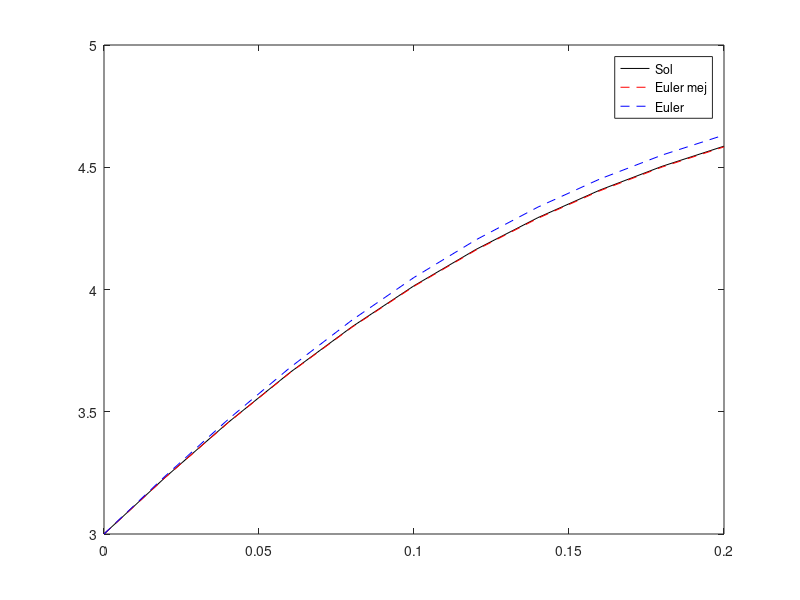

The MATLAB source for this figure:
%%% EJEMPLO 1
%a=0; b=5; N=100; T0=0; x0=1;
%f=@(t,x)[x];
%sol=@(t)[exp(t)];

%%EJERCICIO 1
%a=0; b=0.2; N=10; T0=0; x0=-1;
%f=@(t,x)[2.*(x.^3)];
%sol=@(t)[-1./(sqrt(1-4.*t))];

%%% OTRA FUNCION : EJEMPLO DE ECUACION EXACTA %%%
% a=1; b=3; N=10; T0=1; x0=3;
% f=@(t,x)[(-2.*t+x)./(2.*x-t)];
% sol=@(t)[t./2 + sqrt((t./2).^2-(t.^2-7))];

%%EJERCICIO PRACTICA 4 N=5
a=0; b=0.2; N = 10; T0=0; x0=3;
f=@(t,x)[2.*x.*(5 - x)];
sol=@(t)[5./(1 + (2/3).*exp(-10.*t))];

h=(b-a)./N;
t=zeros(N+1,1);
w=zeros(N+1,1);
t(1)=a;
w(1)=x0;
for k=1:N
    t(k+1)=a+h*k;
    w(k+1)=w(k)+h*f(t(k),w(k));
end
q = sol(t);

t2(1)=a;
w2(1)=x0;
for k=1:N
    t2(k+1)=a+h*k;
    wE(k+1)=w2(k)+h*f(t2(k),w2(k));
    w2(k+1)=w2(k)+h*((f(t2(k),w2(k))+f(t2(k+1),wE(k+1)))/2);
end

plot(t,q,'black',t2,w2,'red--',t,w,'blue--')
legend("Sol", "Euler mej", "Euler")

EGT1 = abs(sol(b) - w(N+1));
EGT2 = abs(sol(b) - w2(N+1));

disp("Para Euler")
EGT1
disp("Para E. Mej")
EGT2
